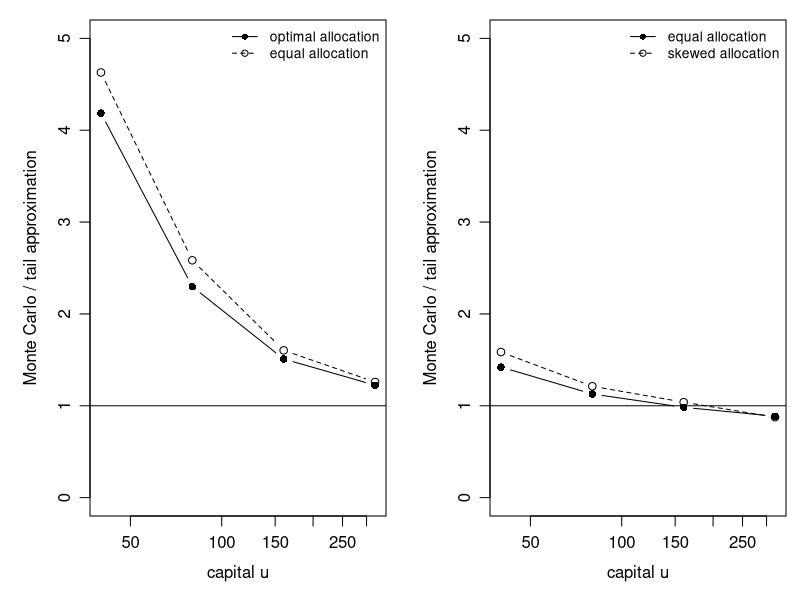

Recreate this plot in R.
## Section 6 numerical checks for InsRiskMRVfinite.tex.
## Base R only.  Seed: 20260618.
##
## Full manuscript run (from the repository root):
##   Rscript code/NumExp_Sec6.R outputs
##
## Optional positive-integer environment variables for a quick test:
##   SEC6_SEED, SEC6_IND_BATCHES, SEC6_IND_REPS_PER_BATCH,
##   SEC6_GAUSSIAN_PATHS, SEC6_CHUNK_SIZE
##
## Outputs:
##   section6_independent_ruin.csv, section6_independent_capital.csv
##   section6_gaussian_ruin.csv, section6_gaussian_capital.csv
##   section6_allocation_summary.csv, Sim_fig.pdf

positive_integer_env <- function(name, default) {
  raw <- Sys.getenv(name, unset = "")
  if (!nzchar(raw)) return(as.integer(default))
  value <- suppressWarnings(as.numeric(raw))
  if (!is.finite(value) || value < 1 || value != floor(value)) {
    stop(name, " must be a positive integer.")
  }
  as.integer(value)
}

seed <- positive_integer_env("SEC6_SEED", 20260618L)
set.seed(seed)

args <- commandArgs(trailingOnly = TRUE)
out_dir <- if (length(args)) args[1L] else "."
dir.create(out_dir, recursive = TRUE, showWarnings = FALSE)
out_file <- function(x) file.path(out_dir, x)

alpha <- 1.5
d <- 3L
m <- 2L
T_horizon <- 1
u_grid <- c(40, 80, 160, 320)
eps_grid <- c(1e-2, 1e-3, 1e-4)

pareto_rnd <- function(n, shape = alpha) {
  if (n == 0L) return(numeric())
  (1 - runif(n))^(-1 / shape)
}

pareto_survival <- function(x, shape = alpha) {
  ifelse(x <= 1, 1, x^(-shape))
}

at_least_two_probability <- function(p) {
  p[, 1L] * p[, 2L] + p[, 1L] * p[, 3L] + p[, 2L] * p[, 3L] -
    2 * p[, 1L] * p[, 2L] * p[, 3L]
}

## Independent lines: AK conditional estimator.

line_constants <- c(1, 2, 4)
alloc_equal <- rep(1 / d, d)

independent_objective <- function(a) {
  sum(combn(seq_len(d), m, FUN = function(S) {
    prod(line_constants[S] * a[S]^(-alpha))
  }))
}

softmax3 <- function(theta) {
  z <- c(theta, 0)
  z <- exp(z - max(z))
  z / sum(z)
}

fit_ind <- optim(c(0, 0), function(theta) {
  independent_objective(softmax3(theta))
}, method = "BFGS", control = list(reltol = 1e-13, maxit = 2000L))
alloc_ind_opt <- softmax3(fit_ind$par)

K_ind_equal <- independent_objective(alloc_equal)
K_ind_opt <- independent_objective(alloc_ind_opt)

capital_independent <- function(epsilon, a) {
  (independent_objective(a) / epsilon)^(1 / (m * alpha))
}

## Conditional on N=n, use the Asmussen--Kroese estimator
## n Fbar(max(M_{n-1}, x-S_{n-1})).
ak_tail_batch <- function(nrep, thresholds, rateT, shape = alpha) {
  N <- rpois(nrep, rateT)
  estimates <- matrix(0, nrep, length(thresholds))
  for (n in sort(unique(N))) {
    idx <- which(N == n)
    if (n == 0L) next
    if (n == 1L) {
      partial_sum <- numeric(length(idx))
      partial_max <- rep(1, length(idx))
    } else {
      Y <- matrix(pareto_rnd(length(idx) * (n - 1L), shape),
                  nrow = length(idx))
      partial_sum <- rowSums(Y)
      partial_max <- apply(Y, 1L, max)
    }
    for (k in seq_along(thresholds)) {
      cutoff <- pmax(partial_max, thresholds[k] - partial_sum)
      estimates[idx, k] <- n * pareto_survival(cutoff, shape)
    }
  }
  colMeans(estimates)
}

ind_scenarios <- rbind(
  data.frame(kind = "u-grid", allocation = "optimal", value = u_grid,
             epsilon = NA_real_),
  data.frame(kind = "u-grid", allocation = "equal", value = u_grid,
             epsilon = NA_real_),
  data.frame(kind = "capital", allocation = "optimal",
             value = vapply(eps_grid, capital_independent, numeric(1),
                            a = alloc_ind_opt), epsilon = eps_grid),
  data.frame(kind = "capital", allocation = "equal",
             value = vapply(eps_grid, capital_independent, numeric(1),
                            a = alloc_equal), epsilon = eps_grid)
)
ind_scenarios$epsilon[is.na(ind_scenarios$epsilon)] <- NA_real_

n_batch_ind <- positive_integer_env("SEC6_IND_BATCHES", 40L)
n_per_batch_ind <- positive_integer_env("SEC6_IND_REPS_PER_BATCH", 100000L)
ind_batch_estimates <- matrix(NA_real_, n_batch_ind, nrow(ind_scenarios))

for (r in seq_len(n_batch_ind)) {
  for (allocation_name in c("optimal", "equal")) {
    idx <- which(ind_scenarios$allocation == allocation_name)
    a <- if (allocation_name == "optimal") alloc_ind_opt else alloc_equal
    marginal <- sapply(seq_len(d), function(j) {
      ak_tail_batch(n_per_batch_ind,
                    ind_scenarios$value[idx] * a[j],
                    line_constants[j] * T_horizon)
    })
    ind_batch_estimates[r, idx] <- at_least_two_probability(marginal)
  }
}

ind_scenarios$mc_probability <- colMeans(ind_batch_estimates)
ind_scenarios$mc_se <- apply(ind_batch_estimates, 2L, sd) / sqrt(n_batch_ind)
ind_scenarios$ci_low <- pmax(0, ind_scenarios$mc_probability -
                               1.96 * ind_scenarios$mc_se)
ind_scenarios$ci_high <- ind_scenarios$mc_probability +
  1.96 * ind_scenarios$mc_se
ind_scenarios$K <- ifelse(ind_scenarios$allocation == "optimal",
                          K_ind_opt, K_ind_equal)
ind_scenarios$tail_approximation <- ind_scenarios$K *
  ind_scenarios$value^(-m * alpha)
ind_scenarios$mc_to_tail_approximation <- ind_scenarios$mc_probability /
  ind_scenarios$tail_approximation
ind_scenarios$n_batches <- n_batch_ind
ind_scenarios$n_per_batch <- n_per_batch_ind
ind_scenarios$conditional_replications_per_line <-
  n_batch_ind * n_per_batch_ind

write.csv(subset(ind_scenarios, kind == "u-grid"),
          out_file("section6_independent_ruin.csv"), row.names = FALSE)
write.csv(subset(ind_scenarios, kind == "capital"),
          out_file("section6_independent_capital.csv"), row.names = FALSE)

## Gaussian copula: direct compound-Poisson simulation.

rho <- 0.5
lambda_g <- 1
Sigma <- matrix(rho, d, d)
diag(Sigma) <- 1
alloc_skew <- c(0.20, 0.30, 0.50)

gamma_g <- m / (1 + (m - 1) * rho)
h_g <- 1 / (1 + (m - 1) * rho)
q_g <- alpha * h_g
Upsilon_g <- (1 + (m - 1) * rho)^(m - 0.5) /
  ((2 * pi)^(m / 2) * (1 - rho)^((m - 1) / 2))

r_gaussian <- function(u) {
  (2 * pi)^(-gamma_g / 2) *
    (2 * alpha * log(u))^((m - gamma_g) / 2) *
    u^(alpha * gamma_g)
}

K_gaussian <- function(a) {
  lambda_g * T_horizon * Upsilon_g *
    sum(combn(seq_len(d), m, FUN = function(S) prod(a[S]^(-q_g))))
}

capital_gaussian <- function(epsilon, a) {
  target <- K_gaussian(a) / epsilon
  f <- function(u) r_gaussian(u) - target
  upper <- 2
  while (f(upper) < 0) upper <- 2 * upper
  uniroot(f, c(1 + 1e-8, upper), tol = 1e-11)$root
}

gaussian_scenarios <- rbind(
  data.frame(kind = "u-grid", allocation = "equal", value = u_grid,
             epsilon = NA_real_),
  data.frame(kind = "u-grid", allocation = "skewed", value = u_grid,
             epsilon = NA_real_),
  data.frame(kind = "capital", allocation = "equal",
             value = vapply(eps_grid, capital_gaussian, numeric(1),
                            a = alloc_equal), epsilon = eps_grid),
  data.frame(kind = "capital", allocation = "skewed",
             value = vapply(eps_grid, capital_gaussian, numeric(1),
                            a = alloc_skew), epsilon = eps_grid)
)
gaussian_scenarios$epsilon[is.na(gaussian_scenarios$epsilon)] <- NA_real_

rgauss_pareto <- function(n) {
  if (n == 0L) return(matrix(numeric(), 0L, d))
  G <- matrix(rnorm(n * d), nrow = n) %*% chol(Sigma)
  U <- pmin(pnorm(G), 1 - .Machine$double.eps)
  (1 - U)^(-1 / alpha)
}

second_largest_3 <- function(M) {
  rowSums(M) - apply(M, 1L, min) - apply(M, 1L, max)
}

n_gaussian <- positive_integer_env("SEC6_GAUSSIAN_PATHS", 5000000L)
chunk_size <- positive_integer_env("SEC6_CHUNK_SIZE", 100000L)
gau_counts <- numeric(nrow(gaussian_scenarios))
completed <- 0L

while (completed < n_gaussian) {
  nr <- min(chunk_size, n_gaussian - completed)
  N <- rpois(nr, lambda_g * T_horizon)
  L <- matrix(0, nr, d)
  nz <- which(N > 0L)
  if (length(nz)) {
    id <- rep.int(nz, N[nz])
    Z <- rgauss_pareto(length(id))
    sums <- rowsum(Z, id, reorder = FALSE)
    L[as.integer(rownames(sums)), ] <- sums
  }
  for (allocation_name in c("equal", "skewed")) {
    idx <- which(gaussian_scenarios$allocation == allocation_name)
    a <- if (allocation_name == "equal") alloc_equal else alloc_skew
    standardised <- sweep(L, 2L, a, "/")
    statistic <- second_largest_3(standardised)
    gau_counts[idx] <- gau_counts[idx] + vapply(
      gaussian_scenarios$value[idx],
      function(u) sum(statistic > u), numeric(1))
  }
  completed <- completed + nr
}

gaussian_scenarios$exceedances <- gau_counts
gaussian_scenarios$mc_probability <- gau_counts / n_gaussian
gaussian_scenarios$mc_se <- sqrt(gaussian_scenarios$mc_probability *
  (1 - gaussian_scenarios$mc_probability) / n_gaussian)
gaussian_scenarios$ci_low <- pmax(0, gaussian_scenarios$mc_probability -
                                    1.96 * gaussian_scenarios$mc_se)
gaussian_scenarios$ci_high <- gaussian_scenarios$mc_probability +
  1.96 * gaussian_scenarios$mc_se
gaussian_scenarios$K <- ifelse(gaussian_scenarios$allocation == "equal",
                               K_gaussian(alloc_equal),
                               K_gaussian(alloc_skew))
gaussian_scenarios$tail_approximation <- gaussian_scenarios$K /
  r_gaussian(gaussian_scenarios$value)
gaussian_scenarios$mc_to_tail_approximation <-
  gaussian_scenarios$mc_probability / gaussian_scenarios$tail_approximation
gaussian_scenarios$n_paths <- n_gaussian

write.csv(subset(gaussian_scenarios, kind == "u-grid"),
          out_file("section6_gaussian_ruin.csv"), row.names = FALSE)
write.csv(subset(gaussian_scenarios, kind == "capital"),
          out_file("section6_gaussian_capital.csv"), row.names = FALSE)

allocation_summary <- rbind(
  data.frame(model = "Independent lines", allocation = "optimal",
             a1 = alloc_ind_opt[1], a2 = alloc_ind_opt[2],
             a3 = alloc_ind_opt[3], K = K_ind_opt),
  data.frame(model = "Independent lines", allocation = "equal",
             a1 = alloc_equal[1], a2 = alloc_equal[2],
             a3 = alloc_equal[3], K = K_ind_equal),
  data.frame(model = "Gaussian copula", allocation = "equal",
             a1 = alloc_equal[1], a2 = alloc_equal[2],
             a3 = alloc_equal[3], K = K_gaussian(alloc_equal)),
  data.frame(model = "Gaussian copula", allocation = "skewed",
             a1 = alloc_skew[1], a2 = alloc_skew[2],
             a3 = alloc_skew[3], K = K_gaussian(alloc_skew))
)
write.csv(allocation_summary, out_file("section6_allocation_summary.csv"),
          row.names = FALSE)

## Figure used in the manuscript.
pdf(out_file("Sim_fig.pdf"), width = 9.2, height = 4.1, family = "serif")
par(mfrow = c(1, 2), mar = c(4.2, 4.5, 1.0, 0.7),
    mgp = c(2.5, 0.8, 0))

ind_plot <- subset(ind_scenarios, kind == "u-grid")
z <- subset(ind_plot, allocation == "optimal")
plot(z$value, z$mc_to_tail_approximation, type = "b", log = "x", pch = 16,
     ylim = c(0, 5),
     xlab = expression("capital " * u),
     ylab = "Monte Carlo / tail approximation")
z <- subset(ind_plot, allocation == "equal")
lines(z$value, z$mc_to_tail_approximation, type = "b", pch = 1, lty = 2)
abline(h = 1)
legend("topright", c("optimal allocation", "equal allocation"),
       pch = c(16, 1), lty = c(1, 2), bty = "n", cex = 0.83)

gau_plot <- subset(gaussian_scenarios, kind == "u-grid")
z <- subset(gau_plot, allocation == "equal")
plot(z$value, z$mc_to_tail_approximation, type = "b", log = "x", pch = 16,
     ylim = c(0, 5),
     xlab = expression("capital " * u),
     ylab = "Monte Carlo / tail approximation")
z <- subset(gau_plot, allocation == "skewed")
lines(z$value, z$mc_to_tail_approximation, type = "b", pch = 1, lty = 2)
abline(h = 1)
legend("topright", c("equal allocation", "skewed allocation"),
       pch = c(16, 1), lty = c(1, 2), bty = "n", cex = 0.83)
dev.off()

cat("Simulation configuration:\n")
print(c(seed = seed,
        independent_batches = n_batch_ind,
        independent_replications_per_batch = n_per_batch_ind,
        gaussian_paths = n_gaussian,
        gaussian_chunk_size = chunk_size))
cat("Independent optimal allocation:\n")
print(alloc_ind_opt)
cat("Independent constants (optimal, equal):\n")
print(c(K_ind_opt, K_ind_equal))
cat("\nIndependent capital checks:\n")
print(subset(ind_scenarios, kind == "capital",
	             select = c(allocation, epsilon, value, mc_probability,
	                        mc_se, mc_to_tail_approximation)))
cat("\nGaussian constants (equal, skewed):\n")
print(c(K_gaussian(alloc_equal), K_gaussian(alloc_skew)))
cat("\nGaussian capital checks:\n")
print(subset(gaussian_scenarios, kind == "capital",
	             select = c(allocation, epsilon, value, exceedances,
	                        mc_probability, mc_se, mc_to_tail_approximation)))
